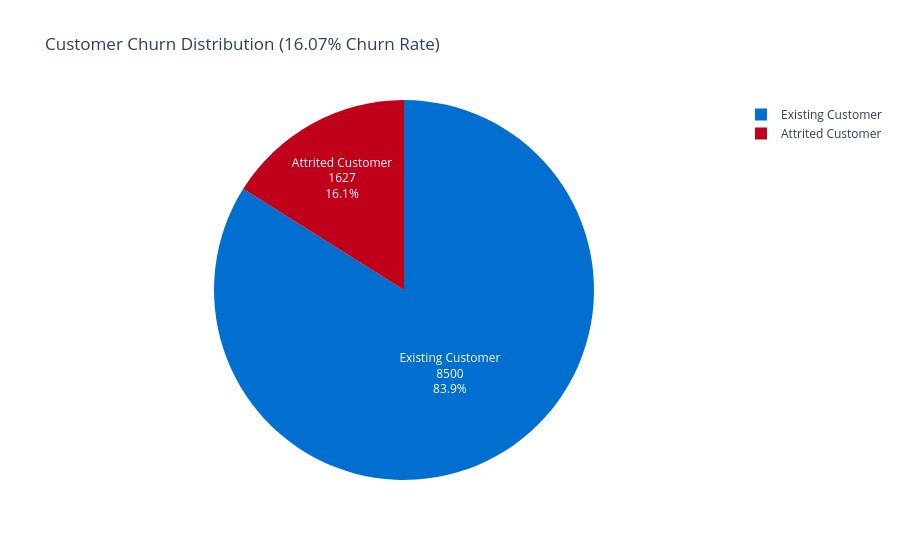

The code cell stored with this chart in its notebook:
### Code cell
# ── Plot 1: Pie chart — Attrition_Flag distribution ────────────────────
fig1 = px.pie(
    df, names='Attrition_Flag',
    color='Attrition_Flag',
    color_discrete_map={
        'Existing Customer': '#006FCF',
        'Attrited Customer': '#C0001A'
    },
    title='Customer Churn Distribution (16.07% Churn Rate)'
)
fig1.update_traces(textposition='inside', textinfo='percent+label+value')
fig1.update_layout(template='plotly_white')
fig1.show()

### Figure 1 — Plotly figure (JSON) as saved in the notebook; plotly's stock layout.template omitted (floating-point values rounded to 4 significant figures; data arrays with more than 128 entries replaced by an {"elided": "..."} marker saying what was removed)
{"data": [{"customdata": {"elided": "10127x1 str values"}, "domain": {"x": [0, 1], "y": [0, 1]}, "hovertemplate": "Attrition_Flag=%{customdata[0]}<extra></extra>", "labels": {"elided": "10127 str values"}, "legendgroup": "", "marker": {"colors": {"elided": "10127 str values"}}, "name": "", "showlegend": true, "textinfo": "percent+label+value", "textposition": "inside", "type": "pie"}], "layout": {"legend": {"tracegroupgap": 0}, "title": {"text": "Customer Churn Distribution (16.07% Churn Rate)"}}}
